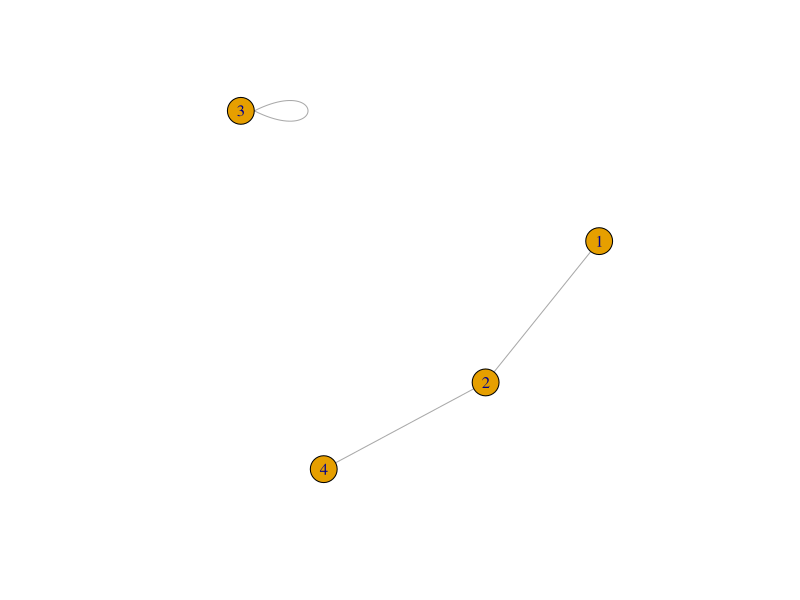
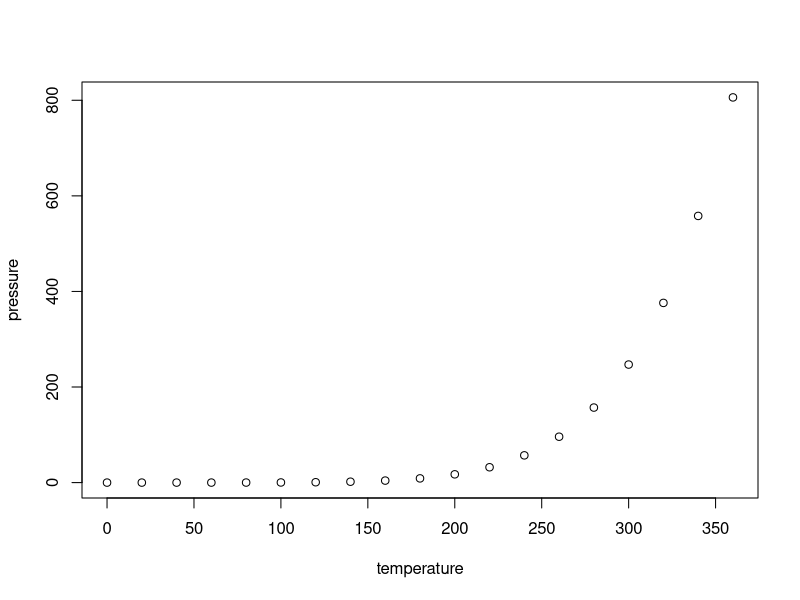

Here is the R script that generated these plots, in order:
## ---- chunk 1
knitr::opts_chunk$set(echo = TRUE)
## ---- chunk 2
library(igraph)
library(purrr)

# Safer version of sample, fixes results for length 1
resample <- function(x, ...) x[sample.int(length(x), ...)]

genConfModel <- function(degs) {
  s <- c()
  t <- c()
  
  repeat {
    non_zero_inds <- which(degs > 0)
    if (length(non_zero_inds) < 2 & length(which(degs >= 2)) == 0) {
      break
    }
  
    stub1_ind <- resample(non_zero_inds, 1)
    s <- append(s, stub1_ind)
    degs[stub1_ind] <- degs[stub1_ind] - 1
  
    non_zero_inds <- which(degs > 0)
    stub2_ind <- resample(non_zero_inds, 1)
    t <- append(t, stub2_ind)
    degs[stub2_ind] <- degs[stub2_ind] - 1
  }
  
  links <- data.frame(
    source=s,
    target=t
    )
  return (links)
}

links <- genConfModel(c(1, 2, 2, 1))

# create the network object
network <- graph_from_data_frame(d=links, directed=F)

# plot it
plot(network)

## ---- chunk 3
plot(pressure)
